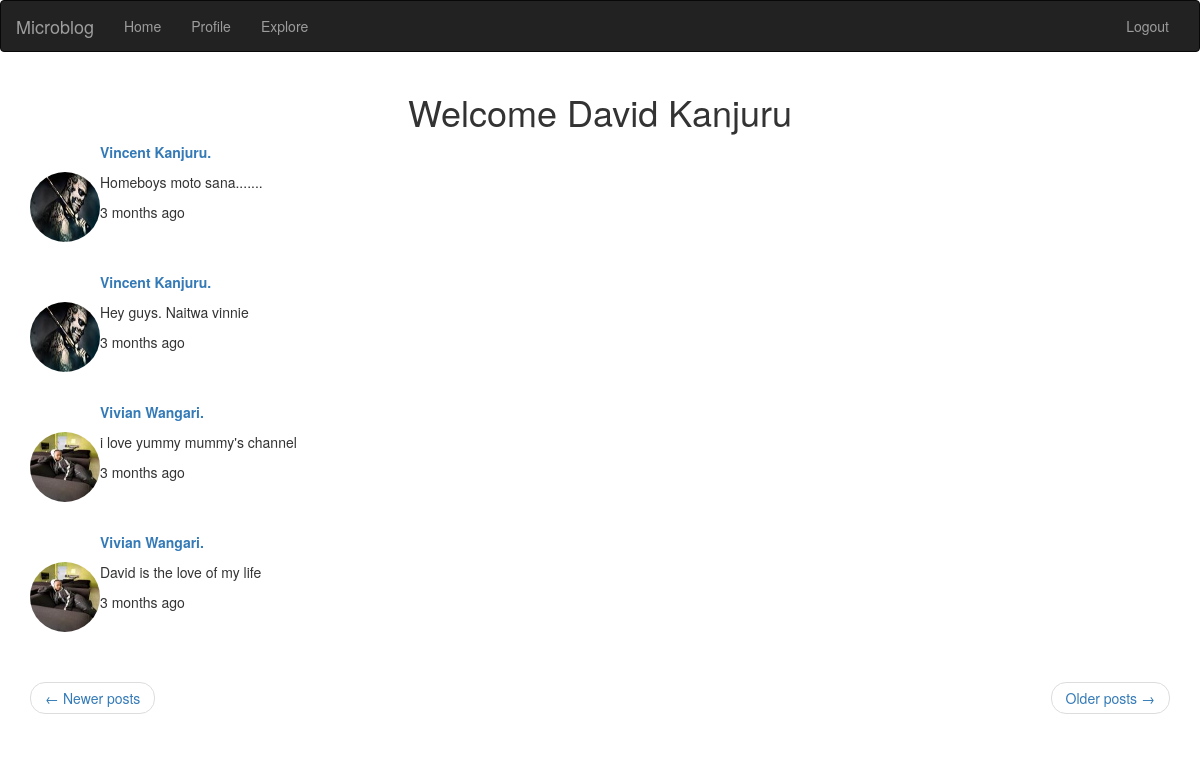
The app's page /explore?page=3 (signed in) with its own data.
### app/model.py (models this page shows, shortened)
class People(UserMixin, db.Model):
    id = db.Column(db.Integer, primary_key= True)
    username = db.Column(db.String(120), index=True, unique=True, nullable=False)
    email = db.Column(db.String(120), index=True, unique=True, nullable=False)
    password_hash = db.Column(db.String(128), index=True)
    image = db.Column(db.String(20), nullable= False, default='default1.jpg')
    about_me = db.Column(db.String(140))
    last_seen = db.Column(db.DateTime, default = datetime.utcnow)
    posts = db.relationship('Post', backref='author', lazy='dynamic')
    followed = db.relationship('People', secondary=followers,
                              primaryjoin=(followers.c.follower_id == id),
                               secondaryjoin=
                               (followers.c.followed_id == id),
                               backref =
                               db.backref('followers', lazy='dynamic'),
                               lazy='dynamic')
    def __repr__(self):
        return f"{self.username}"

class Post(db.Model):
    id = db.Column(db.Integer, primary_key=True)
    body = db.Column(db.String(140))
    timestamp = db.Column(db.DateTime, index=True, default=datetime.utcnow)
    user_id = db.Column(db.Integer, db.ForeignKey("people.id"))
    language = db.Column(db.String(100))

### app/routes.py (the view)
@app.route("/explore", methods=['GET', 'POST'])
@login_required
def explore():
    page = request.args.get('page', 1, type=int)
    posts = Post.query.order_by(Post.timestamp.desc()).paginate(page, app.config['POSTS_PER_PAGE'], False)
    prev_url = url_for('explore', page=posts.prev_num) if posts.has_prev else None
    next_url = url_for('explore', page=posts.next_num) if posts.has_next else None
    return render_template("index.html", posts=posts.items, title="Explore", next_url=next_url, prev_url=prev_url)

### app/model.py (called while the page is built)
@login_manager.user_loader
def load_user(user_id):
    return People.query.get(int(user_id))

### app/routes.py (called while the page is built)
@app.before_request
def before_request():
    if current_user.is_authenticated:
        current_user.last_seen = datetime.utcnow()
        db.session.commit()
        g.locale = str(get_locale())

### app/templates/index.html (shortened to what this page needs)
{% extends "base.html" %}
{% block app_content %}
<center><h1>Welcome {{current_user.username}}</h1></center>
{% if form %}
{% import 'bootstrap/wtf.html' as wtf %}
{% endif %}
        {% for i in posts %}
            <table>
                <tr>
                    {% if i.author.image %}
                    <td>
                        <img src="{{url_for('static', filename='profile_pics/'+ i.author.image)}}" style="border-radius: 50%" height="70px" width="70px">
                    </td>
                    {% endif %}
                    <td>
                        <p>
                            <a href="{{url_for('user', username=i.author.username)}}">
                            <strong>
                                {{i.author.username}}.
                            </strong>
                            </a>
                        </p>
                        <p>
                            {{i.body}}
                        </p>
                        <p>
                            {{moment(i.timestamp).fromNow()}}
                        </p>
                        <br><br>
                    </td>
                </tr>
            </table>
        {% endfor %}
    <nav aria-label="...">
        <ul class="pager">
            <li class="previous{% if not prev_url %} disabled{% endif %}">
                <a href="{{ prev_url or '#' }}">
                    <span aria-hidden="true">&larr;</span> {{_("Newer posts")}}
                </a>
            </li>
            <li class="next{% if not next_url %} disabled{% endif %}">
                <a href="{{ next_url or '#' }}">
                    {{_("Older posts")}} <span aria-hidden="true">&rarr;</span>
                </a>
            </li>
        </ul>
    </nav>
{% endblock %}

### records on screen
People: username "David Kanjuru"
Post: image (picture), author.username "Vincent Kanjuru", body "Homeboys moto sana.......", timestamp "3 months ago"
Post: image (picture), author.username "Vincent Kanjuru", body "Hey guys. Naitwa vinnie", timestamp "3 months ago"
Post: image (picture), author.username "Vivian Wangari", body "i love yummy mummy's channel", timestamp "3 months ago"
Post: image (picture), author.username "Vivian Wangari", body "David is the love of my life", timestamp "3 months ago"
